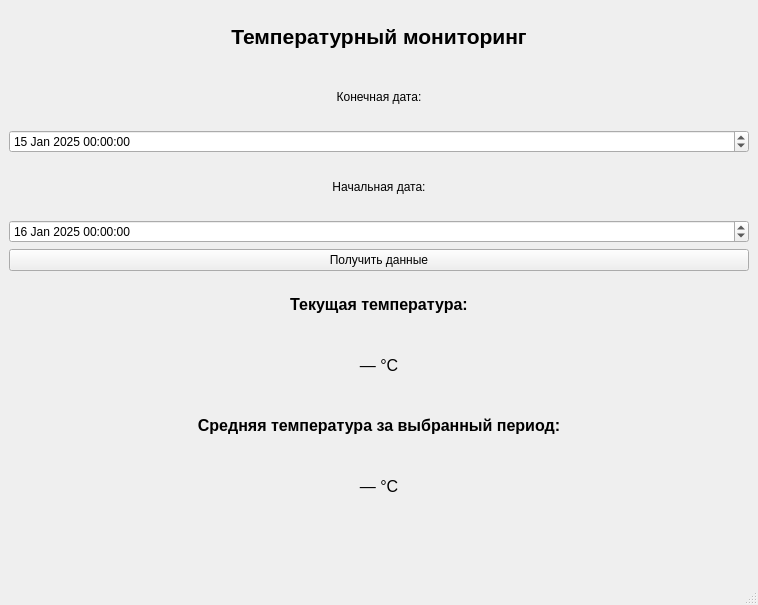
<?xml version="1.0" encoding="UTF-8"?>
<ui version="4.0">
 <class>MainWindow</class>
 <widget class="QMainWindow" name="MainWindow">
  <property name="geometry">
   <rect>
    <x>0</x>
    <y>0</y>
    <width>758</width>
    <height>605</height>
   </rect>
  </property>
  <property name="windowTitle">
   <string>MainWindow</string>
  </property>
  <widget class="QWidget" name="centralwidget">
   <layout class="QGridLayout" name="gridLayout">
    <item row="0" column="0">
     <layout class="QVBoxLayout" name="verticalLayout">
      <item>
       <widget class="QLabel" name="label">
        <property name="font">
         <font>
          <pointsize>16</pointsize>
          <weight>75</weight>
          <italic>false</italic>
          <bold>true</bold>
         </font>
        </property>
        <property name="layoutDirection">
         <enum>Qt::LeftToRight</enum>
        </property>
        <property name="text">
         <string>Температурный мониторинг</string>
        </property>
        <property name="alignment">
         <set>Qt::AlignCenter</set>
        </property>
       </widget>
      </item>
      <item>
       <widget class="QLabel" name="endDateLabel">
        <property name="text">
         <string>Конечная дата:</string>
        </property>
        <property name="alignment">
         <set>Qt::AlignCenter</set>
        </property>
       </widget>
      </item>
      <item>
       <widget class="QDateTimeEdit" name="startDateEdit">
        <property name="dateTime">
         <datetime>
          <hour>0</hour>
          <minute>0</minute>
          <second>0</second>
          <year>2025</year>
          <month>1</month>
          <day>15</day>
         </datetime>
        </property>
       </widget>
      </item>
      <item>
       <widget class="QLabel" name="startDateLabel">
        <property name="text">
         <string>Начальная дата:</string>
        </property>
        <property name="alignment">
         <set>Qt::AlignCenter</set>
        </property>
       </widget>
      </item>
      <item>
       <widget class="QDateTimeEdit" name="endDateEdit">
        <property name="dateTime">
         <datetime>
          <hour>0</hour>
          <minute>0</minute>
          <second>0</second>
          <year>2025</year>
          <month>1</month>
          <day>16</day>
         </datetime>
        </property>
       </widget>
      </item>
      <item>
       <widget class="QPushButton" name="getDataButton">
        <property name="text">
         <string>Получить данные</string>
        </property>
       </widget>
      </item>
      <item>
       <widget class="QLabel" name="currentTempLabel">
        <property name="font">
         <font>
          <pointsize>12</pointsize>
          <weight>75</weight>
          <bold>true</bold>
         </font>
        </property>
        <property name="text">
         <string>Текущая температура:</string>
        </property>
        <property name="alignment">
         <set>Qt::AlignCenter</set>
        </property>
       </widget>
      </item>
      <item>
       <widget class="QLabel" name="currentTempValueLabel">
        <property name="font">
         <font>
          <pointsize>12</pointsize>
          <weight>50</weight>
          <bold>false</bold>
         </font>
        </property>
        <property name="text">
         <string>— °C</string>
        </property>
        <property name="alignment">
         <set>Qt::AlignCenter</set>
        </property>
       </widget>
      </item>
      <item>
       <widget class="QLabel" name="averageTempLabel">
        <property name="font">
         <font>
          <pointsize>12</pointsize>
          <weight>75</weight>
          <bold>true</bold>
         </font>
        </property>
        <property name="text">
         <string>Средняя температура за выбранный период:</string>
        </property>
        <property name="alignment">
         <set>Qt::AlignCenter</set>
        </property>
       </widget>
      </item>
      <item>
       <widget class="QLabel" name="averageTempValueLabel">
        <property name="font">
         <font>
          <pointsize>12</pointsize>
          <weight>50</weight>
          <bold>false</bold>
         </font>
        </property>
        <property name="text">
         <string>— °C</string>
        </property>
        <property name="alignment">
         <set>Qt::AlignCenter</set>
        </property>
       </widget>
      </item>
      <item>
       <widget class="QWidget" name="graphWidget" native="true"/>
      </item>
     </layout>
    </item>
   </layout>
  </widget>
  <widget class="QMenuBar" name="menubar">
   <property name="geometry">
    <rect>
     <x>0</x>
     <y>0</y>
     <width>758</width>
     <height>26</height>
    </rect>
   </property>
  </widget>
  <widget class="QStatusBar" name="statusbar"/>
 </widget>
 <resources/>
 <connections/>
</ui>
